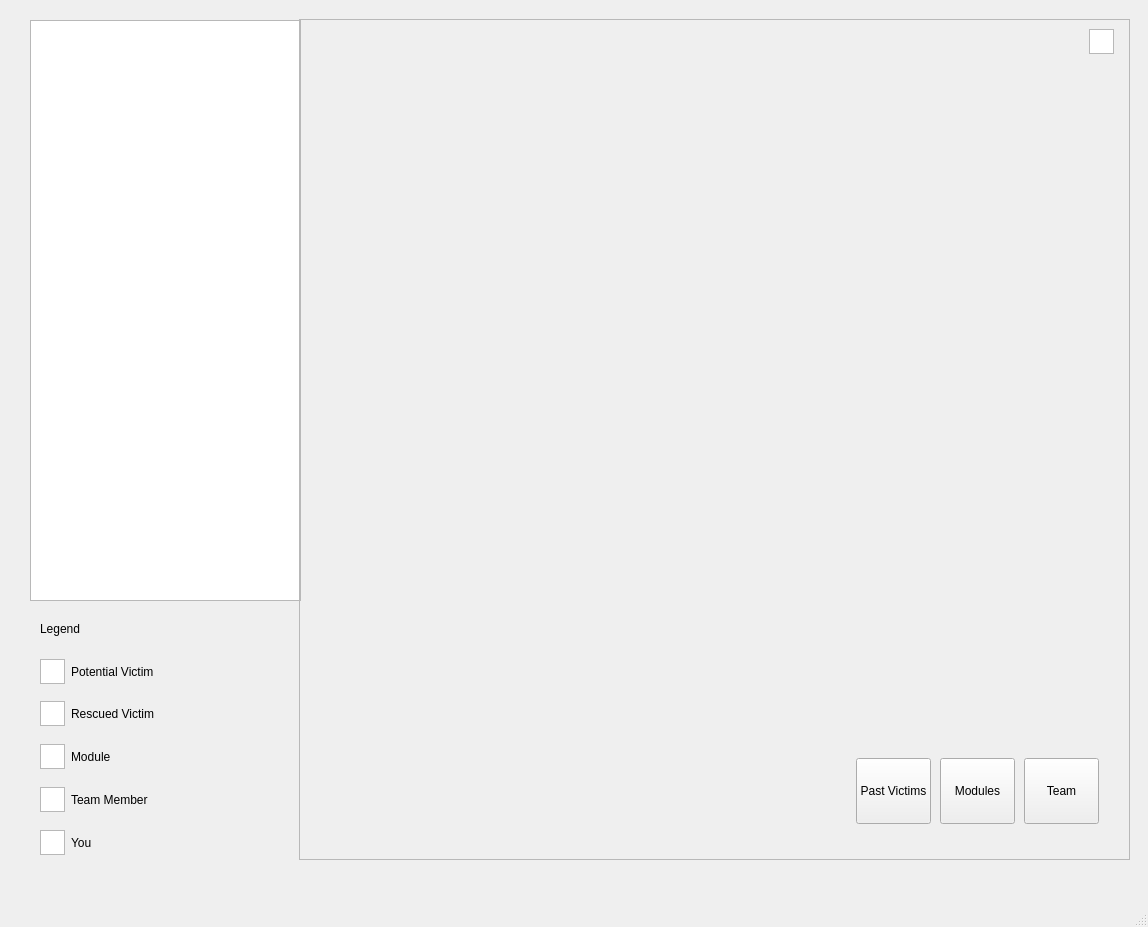
<?xml version="1.0" encoding="UTF-8"?>
<ui version="4.0">
 <class>MainWindow</class>
 <widget class="QMainWindow" name="MainWindow">
  <property name="geometry">
   <rect>
    <x>0</x>
    <y>0</y>
    <width>1148</width>
    <height>927</height>
   </rect>
  </property>
  <property name="maximumSize">
   <size>
    <width>16777215</width>
    <height>16777215</height>
   </size>
  </property>
  <property name="windowTitle">
   <string>MainWindow</string>
  </property>
  <widget class="QWidget" name="centralwidget">
   <widget class="QWidget" name="verticalLayoutWidget">
    <property name="geometry">
     <rect>
      <x>30</x>
      <y>600</y>
      <width>271</width>
      <height>261</height>
     </rect>
    </property>
    <layout class="QVBoxLayout" name="Legend">
     <property name="leftMargin">
      <number>10</number>
     </property>
     <property name="topMargin">
      <number>10</number>
     </property>
     <item>
      <widget class="QLabel" name="LegendTitle">
       <property name="text">
        <string>Legend</string>
       </property>
      </widget>
     </item>
     <item>
      <layout class="QHBoxLayout" name="VictimLegendItem">
       <property name="leftMargin">
        <number>0</number>
       </property>
       <item>
        <widget class="QGraphicsView" name="PotentialVictimLegendIcon">
         <property name="sizePolicy">
          <sizepolicy hsizetype="Preferred" vsizetype="Preferred">
           <horstretch>0</horstretch>
           <verstretch>0</verstretch>
          </sizepolicy>
         </property>
         <property name="maximumSize">
          <size>
           <width>25</width>
           <height>25</height>
          </size>
         </property>
        </widget>
       </item>
       <item>
        <widget class="QLabel" name="VictimLegendItemLabel">
         <property name="text">
          <string>Potential Victim</string>
         </property>
        </widget>
       </item>
      </layout>
     </item>
     <item>
      <layout class="QHBoxLayout" name="RescuedVictimLegendItem">
       <property name="leftMargin">
        <number>0</number>
       </property>
       <property name="topMargin">
        <number>0</number>
       </property>
       <item>
        <widget class="QGraphicsView" name="RescuedVictimLegendIcon">
         <property name="sizePolicy">
          <sizepolicy hsizetype="Expanding" vsizetype="Preferred">
           <horstretch>0</horstretch>
           <verstretch>0</verstretch>
          </sizepolicy>
         </property>
         <property name="maximumSize">
          <size>
           <width>25</width>
           <height>25</height>
          </size>
         </property>
        </widget>
       </item>
       <item>
        <widget class="QLabel" name="RescuedVictimLegendItemLabel">
         <property name="text">
          <string>Rescued Victim</string>
         </property>
        </widget>
       </item>
      </layout>
     </item>
     <item>
      <layout class="QHBoxLayout" name="ModuleLegendItem">
       <property name="leftMargin">
        <number>0</number>
       </property>
       <property name="topMargin">
        <number>0</number>
       </property>
       <item>
        <widget class="QGraphicsView" name="ModuleLegendIcon">
         <property name="sizePolicy">
          <sizepolicy hsizetype="Expanding" vsizetype="Preferred">
           <horstretch>0</horstretch>
           <verstretch>0</verstretch>
          </sizepolicy>
         </property>
         <property name="maximumSize">
          <size>
           <width>25</width>
           <height>25</height>
          </size>
         </property>
        </widget>
       </item>
       <item>
        <widget class="QLabel" name="ModuleLegendItemLabel">
         <property name="text">
          <string>Module</string>
         </property>
        </widget>
       </item>
      </layout>
     </item>
     <item>
      <layout class="QHBoxLayout" name="TMLegendItem">
       <property name="leftMargin">
        <number>0</number>
       </property>
       <property name="topMargin">
        <number>0</number>
       </property>
       <item>
        <widget class="QGraphicsView" name="TMLegendIcon">
         <property name="sizePolicy">
          <sizepolicy hsizetype="Expanding" vsizetype="Preferred">
           <horstretch>0</horstretch>
           <verstretch>0</verstretch>
          </sizepolicy>
         </property>
         <property name="maximumSize">
          <size>
           <width>25</width>
           <height>25</height>
          </size>
         </property>
        </widget>
       </item>
       <item>
        <widget class="QLabel" name="TMLegendItemLabel">
         <property name="text">
          <string>Team Member</string>
         </property>
        </widget>
       </item>
      </layout>
     </item>
     <item>
      <layout class="QHBoxLayout" name="UserLegendItem">
       <property name="topMargin">
        <number>0</number>
       </property>
       <item>
        <widget class="QGraphicsView" name="UserLegendIcon">
         <property name="sizePolicy">
          <sizepolicy hsizetype="Expanding" vsizetype="Preferred">
           <horstretch>0</horstretch>
           <verstretch>0</verstretch>
          </sizepolicy>
         </property>
         <property name="maximumSize">
          <size>
           <width>25</width>
           <height>25</height>
          </size>
         </property>
        </widget>
       </item>
       <item>
        <widget class="QLabel" name="UserLegendItemLabel">
         <property name="text">
          <string>You</string>
         </property>
        </widget>
       </item>
      </layout>
     </item>
    </layout>
   </widget>
   <widget class="QWidget" name="verticalLayoutWidget_2">
    <property name="geometry">
     <rect>
      <x>30</x>
      <y>20</y>
      <width>271</width>
      <height>581</height>
     </rect>
    </property>
    <layout class="QVBoxLayout" name="verticalLayout_2">
     <item>
      <widget class="QListView" name="VictimList"/>
     </item>
    </layout>
   </widget>
   <widget class="QFrame" name="frame">
    <property name="geometry">
     <rect>
      <x>299</x>
      <y>19</y>
      <width>831</width>
      <height>841</height>
     </rect>
    </property>
    <property name="frameShape">
     <enum>QFrame::StyledPanel</enum>
    </property>
    <property name="frameShadow">
     <enum>QFrame::Raised</enum>
    </property>
    <widget class="QWidget" name="horizontalLayoutWidget">
     <property name="geometry">
      <rect>
       <x>544</x>
       <y>729</y>
       <width>271</width>
       <height>91</height>
      </rect>
     </property>
     <layout class="QHBoxLayout" name="MapToggles">
      <property name="spacing">
       <number>-1</number>
      </property>
      <property name="sizeConstraint">
       <enum>QLayout::SetMinimumSize</enum>
      </property>
      <property name="leftMargin">
       <number>10</number>
      </property>
      <property name="topMargin">
       <number>10</number>
      </property>
      <property name="rightMargin">
       <number>10</number>
      </property>
      <property name="bottomMargin">
       <number>15</number>
      </property>
      <item>
       <widget class="QPushButton" name="PastVictimsToggle">
        <property name="sizePolicy">
         <sizepolicy hsizetype="Maximum" vsizetype="Maximum">
          <horstretch>0</horstretch>
          <verstretch>0</verstretch>
         </sizepolicy>
        </property>
        <property name="maximumSize">
         <size>
          <width>75</width>
          <height>75</height>
         </size>
        </property>
        <property name="text">
         <string>Past Victims</string>
        </property>
        <property name="checkable">
         <bool>true</bool>
        </property>
       </widget>
      </item>
      <item>
       <widget class="QPushButton" name="ModulesToggle">
        <property name="sizePolicy">
         <sizepolicy hsizetype="Maximum" vsizetype="Maximum">
          <horstretch>0</horstretch>
          <verstretch>0</verstretch>
         </sizepolicy>
        </property>
        <property name="maximumSize">
         <size>
          <width>75</width>
          <height>75</height>
         </size>
        </property>
        <property name="text">
         <string>Modules</string>
        </property>
        <property name="checkable">
         <bool>true</bool>
        </property>
       </widget>
      </item>
      <item>
       <widget class="QPushButton" name="TeamToggle">
        <property name="sizePolicy">
         <sizepolicy hsizetype="Maximum" vsizetype="Maximum">
          <horstretch>0</horstretch>
          <verstretch>0</verstretch>
         </sizepolicy>
        </property>
        <property name="maximumSize">
         <size>
          <width>75</width>
          <height>75</height>
         </size>
        </property>
        <property name="text">
         <string>Team</string>
        </property>
        <property name="checkable">
         <bool>true</bool>
        </property>
       </widget>
      </item>
     </layout>
    </widget>
    <widget class="QGraphicsView" name="Compass">
     <property name="geometry">
      <rect>
       <x>790</x>
       <y>10</y>
       <width>25</width>
       <height>25</height>
      </rect>
     </property>
     <property name="maximumSize">
      <size>
       <width>25</width>
       <height>25</height>
      </size>
     </property>
    </widget>
   </widget>
  </widget>
  <widget class="QMenuBar" name="menubar">
   <property name="geometry">
    <rect>
     <x>0</x>
     <y>0</y>
     <width>1148</width>
     <height>24</height>
    </rect>
   </property>
  </widget>
  <widget class="QStatusBar" name="statusbar"/>
 </widget>
 <resources/>
 <connections/>
</ui>
